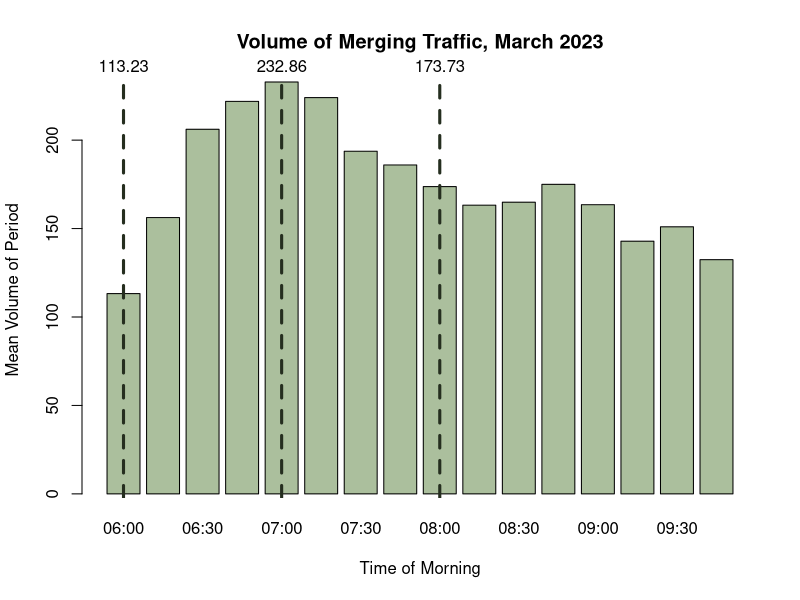
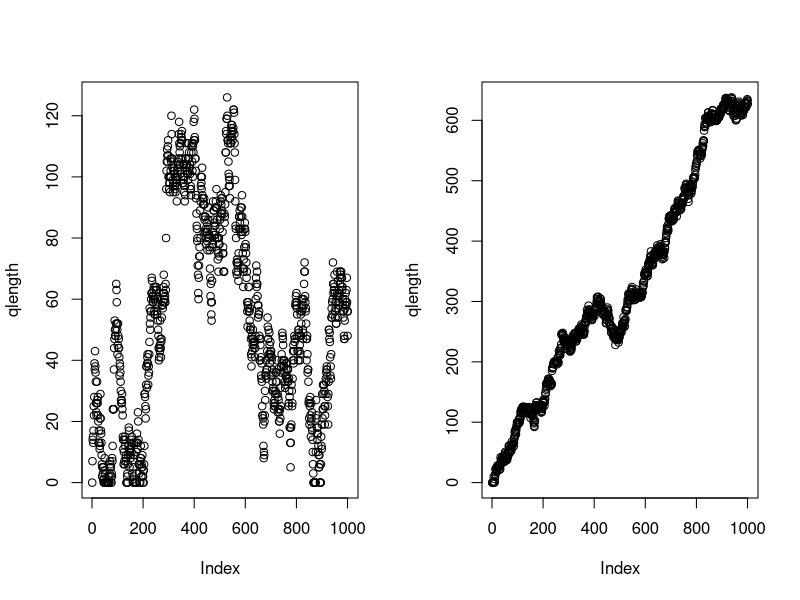
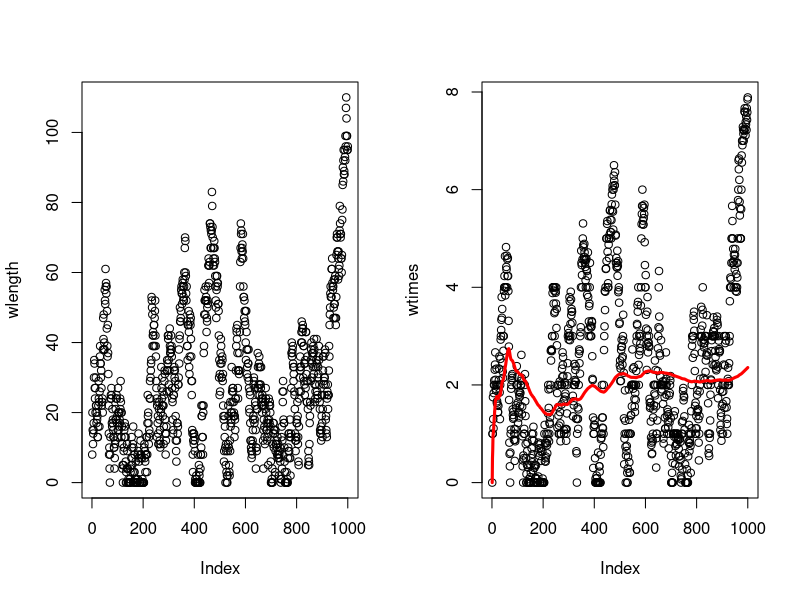

R code for these plots, in order:
## ---- chunk 1
#| include: false

# Keep these commented as the full files were too large to upload to Github
# Importing datasets
# raw23 <- read.csv("2023-03.csv")
# raw25 <- read.csv("2025-03.csv")

# Filtering for on-ramp segment
# ramp25 <- raw25[raw25$MLinkID == 5725, ]
# ramp23 <- raw23[raw23$MLinkID == 5725, ]

# Filtering for the freeway segment directly following the on-ramp
# fwy25 <- raw25[raw25$MLinkID == 183, ]
# fwy23 <- raw23[raw23$MLinkID == 183, ]

# Simplified import commands
ramp25 <- read.csv("ramp25.csv")
ramp23 <- read.csv("ramp23.csv")

fwy25 <- read.csv("fwy25.csv")
fwy23 <- read.csv("fwy23.csv")
## ---- chunk 2
#| include: false

library(lubridate)

# Converting datetime strings to date objects
ramp23$Date.Time.AWST <- ymd_hm(ramp23$Date.Time.AWST)

# Adding day of the week column (1=sunday, 7=saturday)
ramp23$Weekday <- wday(ramp23$Date.Time.AWST)

# Adding hour of the day column
ramp23$Hour <- hour(ramp23$Date.Time.AWST)

# Adding 15-min segment identifier of column
ramp23$Period <- format(ramp23$Date.Time.AWST, "%H:%M")

# Removing weekends
ramp23.wk <- ramp23[ramp23$Weekday %in% c(2, 3, 4, 5, 6), ]

# Filtering for only the morning peak (6am-10am)
ramp23.pk.wk <- ramp23.wk[6 <= ramp23.wk$Hour & ramp23.wk$Hour < 10, ]

# Removing public holidays (March 6 is the onyl date - Labour Day)
ramp23.pk.wk <- ramp23.pk.wk[date(ramp23.pk.wk$Date.Time.AWST) != "2023-03-06", ]
## ---- chunk 3
head(ramp23[, c(-6, -7, -8, -9, -10)])
## ---- chunk 4
#| include: false

smeans <- aggregate(Volume ~ Period, 
                           data = ramp23.pk.wk, 
                           FUN = mean)

# getting max volume
smax <- max(smeans$Volume)
maxindex <- which(smeans$Volume == smax)

# getting mean volume
smean <- mean(smeans$Volume)

# getting min volume
smin <- min(smeans$Volume)
minindex <- which(smeans$Volume == smin)
## ---- chunk 5
#| echo: false

bp <- barplot(smeans$Volume, names.arg = smeans$Period, col="#abbf9d", xlab = "Time of Morning", ylab = "Mean Volume of Period", main="Volume of Merging Traffic, March 2023")

abline(v = bp[1], col = "#252e1f", lwd = 3, lty = 2)
text(x = bp[1], y = smax, labels = round(smeans$Volume[1], 2), pos = 3, xpd = TRUE)

abline(v = bp[5], col = "#252e1f", lwd = 3, lty = 2)
text(x = bp[5], y = smax, labels = round(smeans$Volume[5], 2), pos = 3, xpd = TRUE)

abline(v = bp[9], col = "#252e1f", lwd = 3, lty = 2)
text(x = bp[9], y = smax, labels = round(smeans$Volume[9], 2), pos = 3, xpd = TRUE)
## ---- chunk 6
#| echo: false
smu6  <- mean(ramp23.pk.wk[ramp23.pk.wk$Period == "06:00", 4])
svar6 <- var(ramp23.pk.wk[ramp23.pk.wk$Period == "06:00", 4])

data.frame (
  Mean = smu6,
  Variance = svar6,
  row.names = c("6am (min)")
)
## ---- chunk 7
#| include: false
ssize6 <- (smu6^2) / (svar6 - smu6)
## ---- chunk 8
sim1 <- rnbinom(10000, size = ssize6, mu = smu6)
sim2 <- rpois(10000, lambda = smu6)
data.frame (
  Mean = c(smu6, mean(sim1), mean(sim2)),
  Variance = c(svar6, var(sim1), mean(sim2)),
  row.names = c("Dataset", "NBinom Sim", "Poisson Sim  ")
)
## ---- chunk 9
#| echo: false
data.frame(
  Mean = smu6 / 15,
  Variance = svar6 / 15^2,
  Size = ((smu6/15)^2) / ((svar6/(15^2)) - smu6/15),
  row.names = c("Vehicles/min")
  )
## ---- chunk 10
#| echo: false

data.frame(
  Mean = c(smu6, smu6/15, smu6/15),
  Size = c(ssize6, ((smu6/15)^2) / ((svar6/(15^2)) - smu6/15), ssize6/15),
  row.names = c("Vehicles/15min", "Vehicles/min (Method 1)", "Vehicles/min (Method 2)")
)
## ---- chunk 11
#| include: false

# 6am models
# leave as the same

# 7am models
smu7  <- mean(ramp23.pk.wk[ramp23.pk.wk$Period == "07:00", 4])
svar7 <- var(ramp23.pk.wk[ramp23.pk.wk$Period == "07:00", 4])
ssize7 <- ((smu7^2) / (svar7 - smu7))

# 8am models
smu8  <- mean(ramp23.pk.wk[ramp23.pk.wk$Period == "08:00", 4])
svar8 <- var(ramp23.pk.wk[ramp23.pk.wk$Period == "08:00", 4])
ssize8 <- ((smu8^2) / (svar8 - smu8))

# update to vehicles / 15 minute
# we no longer use variance! DO NOT TOUCHHHH VARIANCE
smu6 <- smu6 / 15
ssize6 <- ssize6 / 15

smu7 <- smu7 / 15
ssize7 <- ssize7 / 15

smu8 <- smu8 / 15
ssize8 <- ssize8 / 15
## ---- chunk 12
#| echo: false

data.frame(
  Mean = c(smu6, smu7, smu8),
  Size = c(ssize6, ssize7, ssize8),
  row.names = c("6am (min)", "7am (max)", "8am (mean)")
)
## ---- chunk 13
T <- 1000

# average 12 cars per minute release
release <- 12

qlength <- numeric(T)

for (i in 1:T) {
  qlength[i+1] <- qlength[i] + rnbinom(1, size=ssize8, mu=smu8)
  qlength[i+1] <- max(0, qlength[i+1] - release)
}

par(mfrow=c(1, 2))
plot(qlength)


# average 11 cars per minute
release <- 11

qlength <- numeric(T)

for (i in 1:T) {
  qlength[i+1] <- qlength[i] + rnbinom(1, size=ssize8, mu=smu8)
  qlength[i+1] <- max(0, qlength[i+1] - release)
}

plot(qlength)
## ---- chunk 14
T <- 1000 # no. of timesteps (each is a minute)
c <- 2 # no. of lanes

mu <- 6 # mean no. vehicles released PER LANE in one timestep
lambda <- smu8 # mean no. vehicles arriving TOTAL in one timestep
dispersion <- ssize8 # dispersion parameter for arrival rate

queue <- c()

wtimes <- list()
wlength <- numeric(T)

for (i in 1:T) {
  # arrivals
  arrivals <- rnbinom(1, size = dispersion, mu = lambda)
  queue <- c(queue, rep(i, arrivals))

  # release parameters
  rrate <- sum(rpois(c, mu))
  rtimes <- c()

  # finding how many cars should be released
  released <- min(length(queue), rrate)

  # releasing cars and tracking how long they waited
  if (released > 0) {
    rtimes <- c(rtimes, i - queue[1:released])
    queue <- queue[-(1:released)]
  }

  # record data
  wtimes[[i]] <- rtimes
  wlength[i] <- length(queue)

}

test <- wtimes

for (i in 1:T) {
  wtimes[[i]] <- mean(wtimes[[i]])
}
wtimes <- unlist(wtimes)

par(mfrow = c(1, 2))
plot(wlength)
plot(wtimes)
lines(cumsum(wtimes)/seq_len(T), col="red", lwd=3)

mean(wtimes, na.rm = TRUE)
## ---- chunk 15
# T <- 1000 # no. of timesteps (each is a 15min interval)
# c <- 2 # no. of lanes
# 
# mu <- 6 # mean no. vehicles released PER LANE in one timestep
# lambda <- smu8 # mean no. vehicles arriving TOTAL in one timestep
# dispersion <- ssize8 # dispersion parameter for arrival rate
# 
# q1 <- c()
# q2 <- c()
# 
# wtimes <- list()
# q1c <- numeric(T)
# q2c <- numeric(T)
# 
# avg_wait_at_i <- list()
# 
# for (i in 1:T) {
#   # arrivals
#   arrivals <- rnbinom(1, size = dispersion, mu = lambda)
# 
#   q1a <- floor(arrivals / 2)
#   q2a <- ceiling(arrivals /2)
# 
#   q1 <- c(q1, rep(i, q1a))
#   q2 <- c(q2, rep(i, q2a))
# 
#   # release parameters
#   release <- mu
#   timestep.wtimes <- c()
# 
#   # finding how many cars should be released
#   q1r <- min(length(q1), release)
#   q2r <- min(length(q2), release)
# 
#   # releasing cars and tracking how long they waited
#   if (q1r > 0) {
#     timestep.wtimes <- c(timestep.wtimes, i - q1[1:q1r])
#     q1 <- q1[-(1:q1r)]
#   }
#   if (q2r > 0) {
#     timestep.wtimes <- c(timestep.wtimes, i - q2[1:q2r])
#     q2 <- q2[-(1:q2r)]
#   }
# 
#   # record data
#   wtimes[[i]] <- timestep.wtimes
#   q1c[i] <- length(q1)
#   q2c[i] <- length(q2)
# 
#   avg_wait_at_i[i] <- if(length(timestep.wtimes) > 0) mean(timestep.wtimes)
# 
# }
# all_waits <- unlist(wtimes)
# plot(q1c)
# # plot(1:T, avg_wait_at_i)
